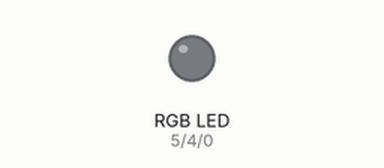
Bench run of a sketch on a simulated Arduino Uno, built with avr-gcc and run on an emulated ATmega328P. Parts: an RGB LED mixed from three pins (HIGH = lit).

Above: at 0.5 s.
At 1.5 s:
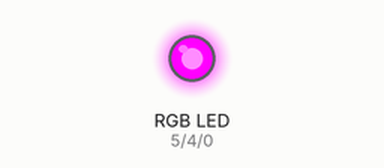
At 2.5 s:
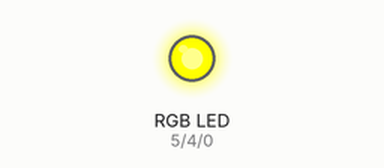
At 3.5 s:
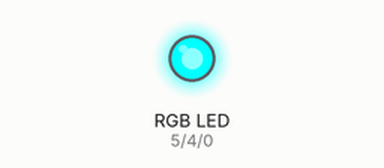
Timing chart, 0 to 5.2 s (numbered marks = the images above):
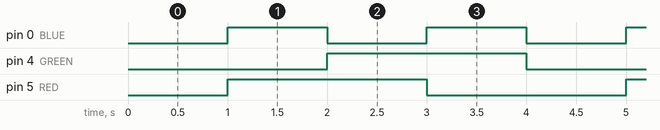

Measured:
- by itself, pin 0 (BLUE): alternates HIGH for 1.0 s and LOW for 1.0 s
- by itself, pin 4 (GREEN), pin 5 (RED): alternates HIGH for 2.0 s and LOW for 2.0 s
- by itself, everything shown: repeats every 4.0 s, in 4 steps

The sketch:

rgb.ino
```cpp
const int RED = 5;
const int GREEN = 4;
const int BLUE = 0;

void setup() {
  pinMode(RED, OUTPUT);
  pinMode(GREEN, OUTPUT);
  pinMode(BLUE, OUTPUT);
}

void loop() {
  analogWrite(RED, 0);
  analogWrite(GREEN, 0);
  analogWrite(BLUE,0);
  delay (1000 );
  analogWrite(RED, 255);
  analogWrite(GREEN, 0);
  analogWrite(BLUE, 255);
  delay (1000);
analogWrite(RED, 255);
  analogWrite(GREEN, 255);
  analogWrite(BLUE,0);
  delay (1000);
  analogWrite(RED, 0);
  analogWrite(GREEN,255 );
  analogWrite(BLUE, 255);
  delay (1000);


}
```
